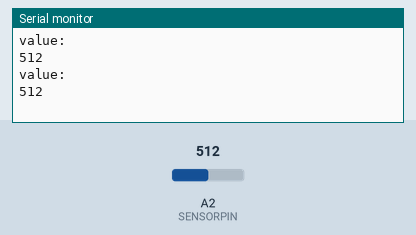
Simulated run of this sketch. Board: Arduino Uno, built with avr-gcc and run on an emulated ATmega328P. Shown: the last lines printed to the serial monitor. Inputs (shaded band) come from the test bench; at power-on: A2 (SENSORPIN) = 512.

Above: at 2.8 s.
2.9 s: A2 (SENSORPIN) set to 716
At 4.5 s:
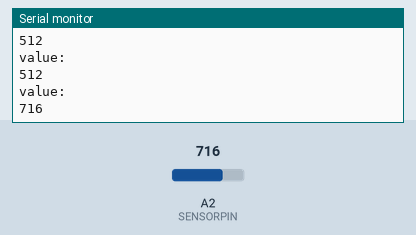
5.6 s: A2 (SENSORPIN) set to 900
At 7.3 s:
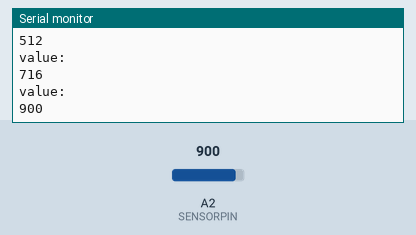
Timing chart, 0 to 8.8 s (numbered marks = the images above; inputs shaded):
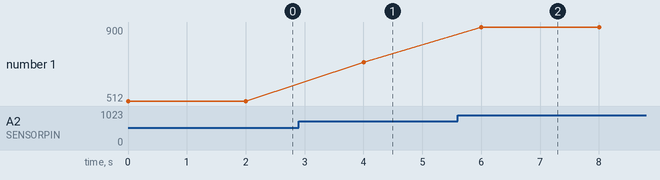

The sketch:

Photosensor.ino
```cpp
#define SENSORPIN 2

void setup() {
  Serial.begin(115200);
}

void loop() {
  Serial.println("value: ");
  Serial.println(analogRead(SENSORPIN));
  delay(2000);
}
```

Measured:
- after the input at 2.9 s, the serial monitor: prints a new line after 1.1 s (image 1)
- after the input at 5.6 s, the serial monitor: prints a new line after 0.40 s (image 2)
- plotted number 1: 512 → 716 after the input at 2.9 s, 716 → 900 after the input at 5.6 s
